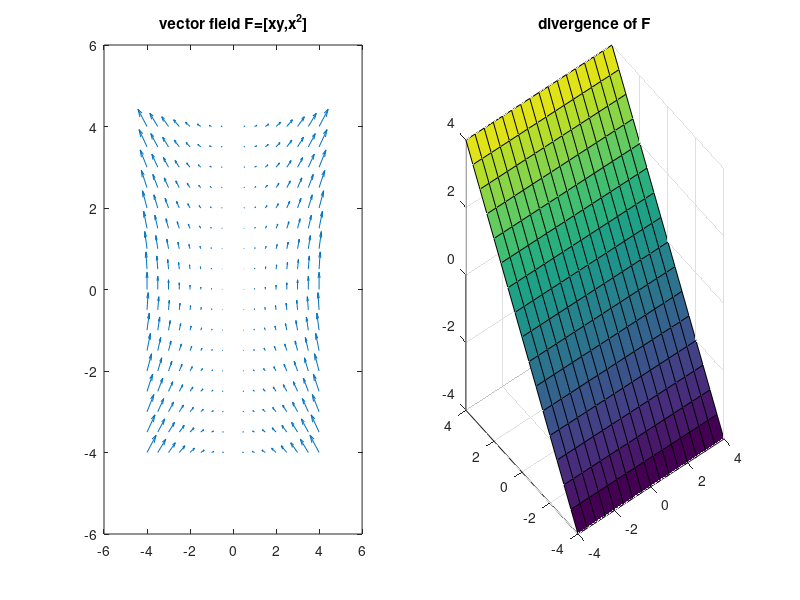

Write MATLAB code to recreate this figure.
% check at F = [xy,x^2]
X=-4:0.5:4;Y=X;
[x,y] = meshgrid(X,Y);
div1 = divergence(x,y,x.*y,x.^2);
figure;
subplot(1,2,1);
quiver(x,y,x.*y,x.^2);
title('vector field F=[xy,x^2]')
subplot(1,2,2);
surf(x,y,div1);
title('divergence of F')
